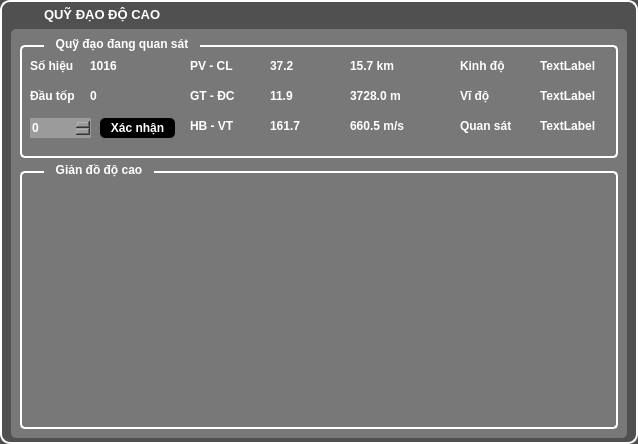
<?xml version="1.0" encoding="UTF-8"?>
<ui version="4.0">
 <class>QuyDao_DoCao_Form</class>
 <widget class="QWidget" name="QuyDao_DoCao_Form">
  <property name="geometry">
   <rect>
    <x>0</x>
    <y>0</y>
    <width>638</width>
    <height>444</height>
   </rect>
  </property>
  <property name="minimumSize">
   <size>
    <width>638</width>
    <height>444</height>
   </size>
  </property>
  <property name="maximumSize">
   <size>
    <width>638</width>
    <height>444</height>
   </size>
  </property>
  <property name="windowTitle">
   <string>Form</string>
  </property>
  <property name="styleSheet">
   <string notr="true">QWidget#QuyDao_DoCao_Form {
background-color: rgb(80, 80, 80);
border-radius: 10px;
border-width: 2;
border-style: solid;
border-color: rgb(255, 255, 255);
}
QGroupBox {
border-radius: 5px;
border-width: 2;
border-style: solid;
border-color: rgb(255, 255, 255);
}
* {
color: white;
font-weight: bold;
}
</string>
  </property>
  <layout class="QVBoxLayout" name="verticalLayout">
   <property name="spacing">
    <number>3</number>
   </property>
   <property name="topMargin">
    <number>3</number>
   </property>
   <property name="bottomMargin">
    <number>6</number>
   </property>
   <item>
    <widget class="QLabel" name="label_2">
     <property name="maximumSize">
      <size>
       <width>100000</width>
       <height>23</height>
      </size>
     </property>
     <property name="font">
      <font>
       <pointsize>10</pointsize>
       <weight>75</weight>
       <bold>true</bold>
      </font>
     </property>
     <property name="styleSheet">
      <string notr="true">padding-left: 30;
color: white;</string>
     </property>
     <property name="text">
      <string notr="true">QUỸ ĐẠO ĐỘ CAO</string>
     </property>
     <property name="textFormat">
      <enum>Qt::AutoText</enum>
     </property>
    </widget>
   </item>
   <item>
    <widget class="QFrame" name="frame_5">
     <property name="styleSheet">
      <string notr="true">QFrame#frame_5 {
background-color: rgb(120, 120, 120);
border-radius: 5px;
border-width: 0;
}
QGroupBox {
margin-top: 7;
}
QGroupBox::title {
top: -8;
left: 24;
padding-left: 10px;
padding-right: 10px;
}</string>
     </property>
     <property name="frameShape">
      <enum>QFrame::StyledPanel</enum>
     </property>
     <property name="frameShadow">
      <enum>QFrame::Raised</enum>
     </property>
     <layout class="QVBoxLayout" name="verticalLayout_2">
      <item>
       <widget class="QGroupBox" name="groupBox">
        <property name="maximumSize">
         <size>
          <width>16777215</width>
          <height>120</height>
         </size>
        </property>
        <property name="title">
         <string>Quỹ đạo đang quan sát</string>
        </property>
        <widget class="QLabel" name="label">
         <property name="geometry">
          <rect>
           <x>10</x>
           <y>20</y>
           <width>51</width>
           <height>16</height>
          </rect>
         </property>
         <property name="text">
          <string>Số hiệu</string>
         </property>
        </widget>
        <widget class="QLabel" name="label_3">
         <property name="geometry">
          <rect>
           <x>10</x>
           <y>50</y>
           <width>51</width>
           <height>16</height>
          </rect>
         </property>
         <property name="text">
          <string>Đầu tốp</string>
         </property>
        </widget>
        <widget class="QLabel" name="label_4">
         <property name="geometry">
          <rect>
           <x>70</x>
           <y>20</y>
           <width>81</width>
           <height>16</height>
          </rect>
         </property>
         <property name="text">
          <string>1016</string>
         </property>
        </widget>
        <widget class="QLabel" name="label_5">
         <property name="geometry">
          <rect>
           <x>70</x>
           <y>50</y>
           <width>61</width>
           <height>16</height>
          </rect>
         </property>
         <property name="text">
          <string>0</string>
         </property>
        </widget>
        <widget class="QLabel" name="label_6">
         <property name="geometry">
          <rect>
           <x>170</x>
           <y>20</y>
           <width>81</width>
           <height>16</height>
          </rect>
         </property>
         <property name="text">
          <string>PV - CL</string>
         </property>
        </widget>
        <widget class="QLabel" name="label_7">
         <property name="geometry">
          <rect>
           <x>170</x>
           <y>50</y>
           <width>71</width>
           <height>16</height>
          </rect>
         </property>
         <property name="text">
          <string>GT - ĐC</string>
         </property>
        </widget>
        <widget class="QLabel" name="label_8">
         <property name="geometry">
          <rect>
           <x>170</x>
           <y>80</y>
           <width>61</width>
           <height>16</height>
          </rect>
         </property>
         <property name="text">
          <string>HB - VT</string>
         </property>
        </widget>
        <widget class="QLabel" name="label_9">
         <property name="geometry">
          <rect>
           <x>250</x>
           <y>80</y>
           <width>51</width>
           <height>16</height>
          </rect>
         </property>
         <property name="text">
          <string>161.7</string>
         </property>
        </widget>
        <widget class="QLabel" name="label_10">
         <property name="geometry">
          <rect>
           <x>250</x>
           <y>50</y>
           <width>61</width>
           <height>16</height>
          </rect>
         </property>
         <property name="text">
          <string>11.9</string>
         </property>
        </widget>
        <widget class="QLabel" name="label_11">
         <property name="geometry">
          <rect>
           <x>250</x>
           <y>20</y>
           <width>51</width>
           <height>16</height>
          </rect>
         </property>
         <property name="text">
          <string>37.2</string>
         </property>
        </widget>
        <widget class="QLabel" name="label_12">
         <property name="geometry">
          <rect>
           <x>520</x>
           <y>80</y>
           <width>61</width>
           <height>16</height>
          </rect>
         </property>
         <property name="text">
          <string>TextLabel</string>
         </property>
        </widget>
        <widget class="QLabel" name="label_13">
         <property name="geometry">
          <rect>
           <x>440</x>
           <y>50</y>
           <width>61</width>
           <height>16</height>
          </rect>
         </property>
         <property name="text">
          <string>Vĩ độ</string>
         </property>
        </widget>
        <widget class="QLabel" name="label_14">
         <property name="geometry">
          <rect>
           <x>520</x>
           <y>50</y>
           <width>61</width>
           <height>16</height>
          </rect>
         </property>
         <property name="text">
          <string>TextLabel</string>
         </property>
        </widget>
        <widget class="QLabel" name="label_15">
         <property name="geometry">
          <rect>
           <x>440</x>
           <y>20</y>
           <width>71</width>
           <height>16</height>
          </rect>
         </property>
         <property name="text">
          <string>Kinh độ</string>
         </property>
        </widget>
        <widget class="QLabel" name="label_16">
         <property name="geometry">
          <rect>
           <x>440</x>
           <y>80</y>
           <width>71</width>
           <height>16</height>
          </rect>
         </property>
         <property name="text">
          <string>Quan sát</string>
         </property>
        </widget>
        <widget class="QLabel" name="label_17">
         <property name="geometry">
          <rect>
           <x>520</x>
           <y>20</y>
           <width>61</width>
           <height>16</height>
          </rect>
         </property>
         <property name="text">
          <string>TextLabel</string>
         </property>
        </widget>
        <widget class="QLabel" name="label_18">
         <property name="geometry">
          <rect>
           <x>330</x>
           <y>80</y>
           <width>71</width>
           <height>16</height>
          </rect>
         </property>
         <property name="text">
          <string>660.5 m/s</string>
         </property>
        </widget>
        <widget class="QLabel" name="label_19">
         <property name="geometry">
          <rect>
           <x>330</x>
           <y>50</y>
           <width>61</width>
           <height>16</height>
          </rect>
         </property>
         <property name="text">
          <string>3728.0 m</string>
         </property>
        </widget>
        <widget class="QLabel" name="label_20">
         <property name="geometry">
          <rect>
           <x>330</x>
           <y>20</y>
           <width>71</width>
           <height>16</height>
          </rect>
         </property>
         <property name="text">
          <string>15.7 km</string>
         </property>
        </widget>
        <widget class="QSpinBox" name="spinBox">
         <property name="geometry">
          <rect>
           <x>10</x>
           <y>80</y>
           <width>61</width>
           <height>20</height>
          </rect>
         </property>
         <property name="styleSheet">
          <string notr="true">color: rgb(255, 255, 255);
background-color: rgb(155,155, 155);
border: none;
border-radius: 1px;</string>
         </property>
        </widget>
        <widget class="QPushButton" name="pushButton">
         <property name="geometry">
          <rect>
           <x>80</x>
           <y>80</y>
           <width>75</width>
           <height>20</height>
          </rect>
         </property>
         <property name="styleSheet">
          <string notr="true">color: rgb(255, 255, 255);
background-color: rgba(0, 0, 0);
border: none;
border-radius: 5px;</string>
         </property>
         <property name="text">
          <string>Xác nhận</string>
         </property>
        </widget>
       </widget>
      </item>
      <item>
       <widget class="QGroupBox" name="groupBox_2">
        <property name="title">
         <string>Giản đồ độ cao</string>
        </property>
       </widget>
      </item>
     </layout>
    </widget>
   </item>
  </layout>
 </widget>
 <resources/>
 <connections/>
</ui>
